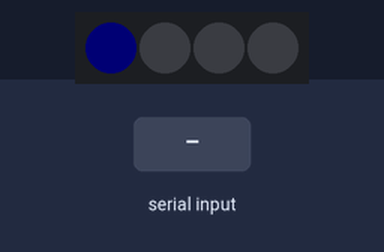
A sketch run on a simulated Arduino Uno, built with avr-gcc and run on an emulated ATmega328P. On the bench: 4 RGB LEDs in strip order, left to right. The inputs (shaded band) are chosen by the test bench. Dim RGB values are drawn brighter than linear; random numbers use the default seed unless the sketch sets one; what the sketch prints to the serial monitor is not drawn.

Above: at 1.2 s.
1.3 s: "sat90;" received over Serial
At 2.09 s:
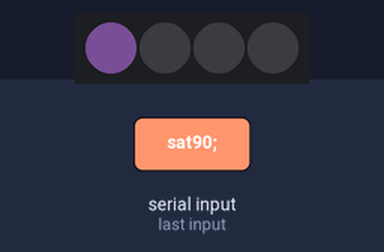
4.3 s: "hue90;" received over Serial
At 4.67 s:
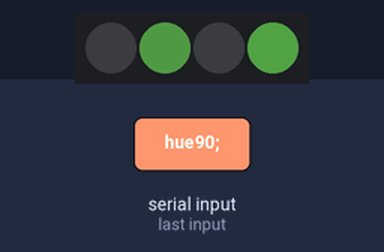
7.3 s: "hue,45;" received over Serial
At 7.73 s:
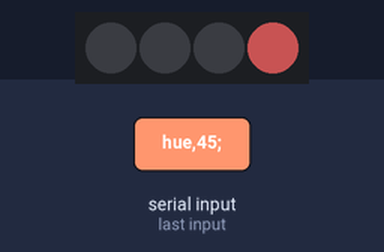
10.3 s: "sat,45;" received over Serial
At 11.72 s:
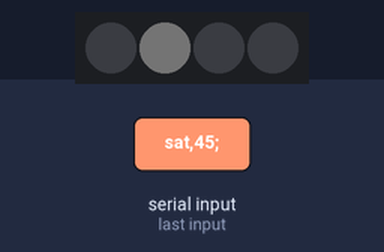
13.3 s: "sat90;" received over Serial
At 13.52 s:
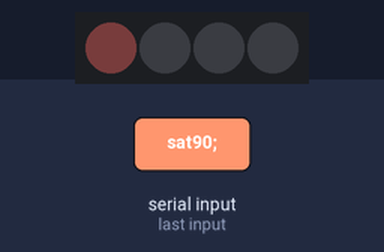
16.3 s: "hue90;" received over Serial
At 18.95 s:
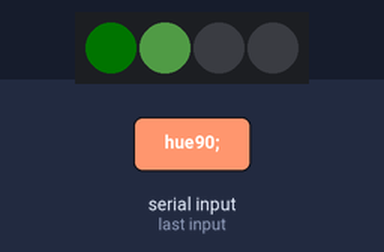
Timing chart, 0 to 22.6 s (numbered marks = the images above; inputs shaded):
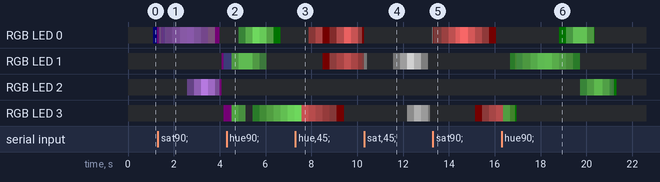

The sketch:

ArduinoWS2812Bluetooth.ino
```cpp
#include <FastLED.h>
#define DATA_PIN 5
#define NUM_LEDS 4

CRGB leds[NUM_LEDS];
String animation = "twinkle";

//Manual settings
typedef struct {
  uint8_t hue;
  uint8_t sat;
  uint8_t val;
  int8_t delay;
  int8_t fadeAmount;
} ManualSettings;
ManualSettings mSettings;

///////////////// Setup /////////////////////////////////
void setup() {
    FastLED.addLeds<NEOPIXEL, DATA_PIN>(leds, NUM_LEDS);
    mSettings = {196, 255, 255, 20, 2};
    Serial.begin(115200);
  }

///////////////////Main loop //////////////////////////////
void loop() {
  if ( animation.equals("pulsade")){
    pulseColor();
  }
  else if( animation.equals("twinkle")){
    twinkle();
  }
  else if (animation.equals("manual")){
    manual();
  }
  if (Serial.available() > 0){
    String btData;
    btData = Serial.readStringUntil(';');
    Serial.print(btData);
    procesBtData(btData);
  }
}

//////////////// Pulsade effect //////////////////////////
int16_t currentVal = 0;

void pulseColor() {

  currentVal += mSettings.fadeAmount;
  if (currentVal > 255) { currentVal = 255;}
  if (currentVal < 0) { currentVal = 0;}
  if(currentVal <= 0 || currentVal >= 255)
  {
    mSettings.fadeAmount = -mSettings.fadeAmount ;
  }
  for(int i = 0; i < NUM_LEDS; i++ )
  {
   leds[i].setHSV(mSettings.hue,mSettings.sat,currentVal);  // Set Color HERE!!!
  }
  FastLED.show();
  delay(mSettings.delay);
}

/////////////////// Twinkel effect /////////////////////////
typedef struct {
  int16_t current;
  int16_t target;
  int8_t rate;
} TwinkleStars;

TwinkleStars tStars[NUM_LEDS];

inline bool rand_new_led() {
  return random16(1000) < 7;
}

void twinkle(){
  for ( int i=0; i < NUM_LEDS; i++){
    if (tStars[i].current == 0) {
      if (rand_new_led()){
        tStars[i].current = 1;
        tStars[i].rate = random8(2,8);
        tStars[i].target = random8(96, 255);
      }
    }
    else {
      tStars[i].current += tStars[i].rate;
      if (tStars[i].current <= 0) {
        tStars[i].current = 0;
      }
      else if (tStars[i].current > tStars[i].target){
        tStars[i].current = tStars[i].target;
        tStars[i].rate = -tStars[i].rate;
      }
    }
  }

  for (int i=0; i < NUM_LEDS; i++){
    leds[i] = CHSV(mSettings.hue, mSettings.sat, tStars[i].current);
  }

  FastLED.show();
  FastLED.delay(mSettings.delay);
}

////////////////////// Manual mode /////////////////////////////
void manual() {
  for ( int i=0; i < NUM_LEDS; i++){
    leds[i] = CHSV(mSettings.hue, mSettings.sat, mSettings.val);
  }
  FastLED.show();
}

/////////////////Proces the bluetooth data received//////////////////
void procesBtData(String data){
  if (data.startsWith("mode")){
    data.remove(0,4);
    animation = data;
  }
    if (data.startsWith("hue")){
    data.remove(0,3);
    mSettings.hue = data.toInt();
  }
    if (data.startsWith("sat")){
    data.remove(0,3);
    mSettings.sat = data.toInt();
  }
    if (data.startsWith("val")){
    data.remove(0,3);
    mSettings.val = data.toInt();
  }
}
```
